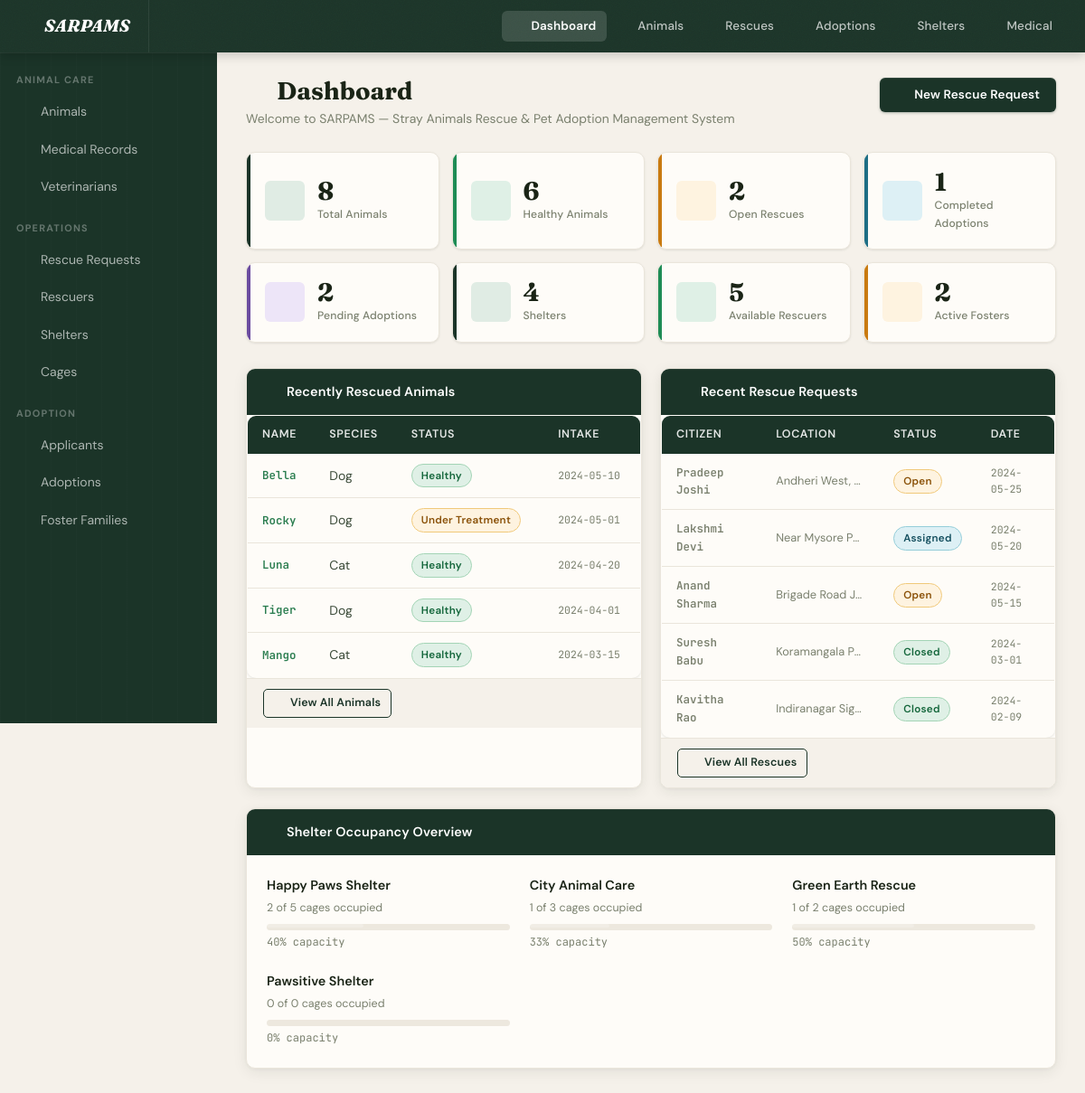
The page / on the database its author committed.
### tables this page shows
CREATE TABLE IF NOT EXISTS ANIMAL (
    animal_id     INT AUTO_INCREMENT PRIMARY KEY,
    name          VARCHAR(60) NOT NULL,
    species       VARCHAR(40) NOT NULL,
    breed         VARCHAR(60),
    age_years     DECIMAL(4,1),
    sex           CHAR(1) CHECK (sex IN ('M','F','U')),
    colour        VARCHAR(60) NOT NULL,
    weight_kg     DECIMAL(5,2),
    microchip_no  VARCHAR(25) UNIQUE,
    intake_date   DATE NOT NULL,
    health_status VARCHAR(20) DEFAULT 'Unknown',
    is_vaccinated BOOLEAN DEFAULT FALSE,
    is_neutered   BOOLEAN DEFAULT FALSE,
    cage_id       INT,
    created_at    TIMESTAMP DEFAULT CURRENT_TIMESTAMP,
    FOREIGN KEY (cage_id) REFERENCES CAGE(cage_id) ON DELETE SET NULL
);

CREATE TABLE IF NOT EXISTS RESCUE_REQUEST (
    request_id        INT AUTO_INCREMENT PRIMARY KEY,
    report_date       DATE NOT NULL,
    report_time       TIME NOT NULL,
    location_address  VARCHAR(200) NOT NULL,
    latitude          DECIMAL(9,6),
    longitude         DECIMAL(9,6),
    status            ENUM('Open','Assigned','Closed') NOT NULL DEFAULT 'Open',
    citizen_name      VARCHAR(100) NOT NULL,
    citizen_phone     VARCHAR(15) NOT NULL,
    rescuer_id        INT,
    animal_id         INT,
    created_at        TIMESTAMP DEFAULT CURRENT_TIMESTAMP,
    FOREIGN KEY (rescuer_id) REFERENCES RESCUER(rescuer_id) ON DELETE SET NULL,
    FOREIGN KEY (animal_id)  REFERENCES ANIMAL(animal_id)  ON DELETE SET NULL
);

### config/db.php (called while the page is built, shortened)
<?php
function getDB() {
    static $conn = null;
    if ($conn === null) {
        $conn = new mysqli(DB_HOST, DB_USER, DB_PASS, DB_NAME);
        $conn->set_charset('utf8mb4');
    }
    return $conn;
}
function query($sql) {
    $result = getDB()->query($sql);
    return $result;
}
function fetchAll($sql) {
    $result = query($sql);
    $rows = [];
    while ($row = $result->fetch_assoc()) $rows[] = $row;
    return $rows;
}
function fetchOne($sql) {
    $result = query($sql);
    return $result->fetch_assoc();
}

### index.php (the view, shortened to what this page needs)
<?php
require_once __DIR__ . '/config/db.php';
$stats = [
    'animals'       => fetchOne("SELECT COUNT(*) AS n FROM ANIMAL")['n'],
    'healthy'       => fetchOne("SELECT COUNT(*) AS n FROM ANIMAL WHERE health_status='Healthy'")['n'],
    'rescues_open'  => fetchOne("SELECT COUNT(*) AS n FROM RESCUE_REQUEST WHERE status='Open'")['n'],
    'adoptions'     => fetchOne("SELECT COUNT(*) AS n FROM ADOPTION WHERE status='Completed'")['n'],
    'pending_adopt' => fetchOne("SELECT COUNT(*) AS n FROM ADOPTION WHERE status='Pending'")['n'],
    'shelters'      => fetchOne("SELECT COUNT(*) AS n FROM SHELTER")['n'],
    'rescuers'      => fetchOne("SELECT COUNT(*) AS n FROM RESCUER WHERE is_available=1")['n'],
    'foster'        => fetchOne("SELECT COUNT(*) AS n FROM FOSTER_PLACEMENT WHERE actual_end IS NULL")['n'],
];
$recentAnimals    = fetchAll("SELECT animal_id,name,species,health_status,intake_date FROM ANIMAL ORDER BY intake_date DESC LIMIT 5");
$recentRescues    = fetchAll("SELECT request_id,citizen_name,location_address,status,report_date FROM RESCUE_REQUEST ORDER BY report_date DESC LIMIT 5");
$shelterOccupancy = fetchAll("SELECT s.shelter_name, s.capacity, COUNT(c.cage_id) AS total_cages, SUM(c.is_occupied) AS occupied FROM SHELTER s LEFT JOIN CAGE c ON s.shelter_id=c.shelter_id GROUP BY s.shelter_id LIMIT 4");
require_once __DIR__ . '/includes/header.php';
?>
<div class="page-header">
  <div>
    <div class="page-title"><i data-lucide="layout-dashboard"></i> Dashboard</div>
    <div class="page-subtitle">Welcome to SARPAMS — Stray Animals Rescue &amp; Pet Adoption Management System</div>
  </div>
  <a href="/sarpams/rescue_requests/create.php" class="btn btn-primary">
    <i data-lucide="plus"></i> New Rescue Request
  </a>
</div>
<div class="stats-grid">
  <div class="stat-card">
    <div class="stat-icon navy"><i data-lucide="dog"></i></div>
    <div class="stat-info"><h3><?= $stats['animals'] ?></h3><p>Total Animals</p></div>
  </div>
  <div class="stat-card">
    <div class="stat-icon green"><i data-lucide="heart-pulse"></i></div>
    <div class="stat-info"><h3><?= $stats['healthy'] ?></h3><p>Healthy Animals</p></div>
  </div>
  <div class="stat-card">
    <div class="stat-icon orange"><i data-lucide="siren"></i></div>
    <div class="stat-info"><h3><?= $stats['rescues_open'] ?></h3><p>Open Rescues</p></div>
  </div>
  <div class="stat-card">
    <div class="stat-icon sky"><i data-lucide="heart-handshake"></i></div>
    <div class="stat-info"><h3><?= $stats['adoptions'] ?></h3><p>Completed Adoptions</p></div>
  </div>
  <div class="stat-card">
    <div class="stat-icon purple"><i data-lucide="clock"></i></div>
    <div class="stat-info"><h3><?= $stats['pending_adopt'] ?></h3><p>Pending Adoptions</p></div>
  </div>
  <div class="stat-card">
    <div class="stat-icon navy"><i data-lucide="building-2"></i></div>
    <div class="stat-info"><h3><?= $stats['shelters'] ?></h3><p>Shelters</p></div>
  </div>
  <div class="stat-card">
    <div class="stat-icon green"><i data-lucide="shield-check"></i></div>
    <div class="stat-info"><h3><?= $stats['rescuers'] ?></h3><p>Available Rescuers</p></div>
  </div>
  <div class="stat-card">
    <div class="stat-icon orange"><i data-lucide="house-heart"></i></div>
    <div class="stat-info"><h3><?= $stats['foster'] ?></h3><p>Active Fosters</p></div>
  </div>
</div>
<div class="two-col-grid">
  <div class="card">
    <div class="card-header"><i data-lucide="paw-print"></i> Recently Rescued Animals</div>
    <div class="card-body p-0">
      <table>
        <thead>
          <tr><th>Name</th><th>Species</th><th>Status</th><th>Intake</th></tr>
        </thead>
        <tbody>
          <?php foreach ($recentAnimals as $a):
            $s = strtolower(str_replace(' ', '', $a['health_status']));
            $cls = ['healthy'=>'healthy','undertreatment'=>'treatment','adopted'=>'adopted','critical'=>'critical'][$s] ?? 'unknown';
          ?>
          <tr>
            <td><a href="/sarpams/animals/view.php?id=<?= $a['animal_id'] ?>" class="animal-link"><?= htmlspecialchars($a['name']) ?></a></td>
            <td><?= htmlspecialchars($a['species']) ?></td>
            <td><span class="badge badge-<?= $cls ?>"><?= htmlspecialchars($a['health_status']) ?></span></td>
            <td class="text-muted font-mono"><?= $a['intake_date'] ?></td>
          </tr>
          <?php endforeach; ?>
        </tbody>
      </table>
    </div>
    <div class="card-footer-link">
      <a href="/sarpams/animals/index.php" class="btn btn-sm btn-outline">
        <i data-lucide="arrow-right"></i> View All Animals
      </a>
    </div>
  </div>
  <div class="card">
    <div class="card-header"><i data-lucide="siren"></i> Recent Rescue Requests</div>
    <div class="card-body p-0">
      <table>
        <thead>
          <tr><th>Citizen</th><th>Location</th><th>Status</th><th>Date</th></tr>
        </thead>
        <tbody>
          <?php foreach ($recentRescues as $r): ?>
          <tr>
            <td style="font-weight:600"><?= htmlspecialchars($r['citizen_name']) ?></td>
            <td class="text-muted" style="max-width:130px;overflow:hidden;text-overflow:ellipsis;white-space:nowrap;font-size:.8rem">
              <?= htmlspecialchars($r['location_address']) ?>
            </td>
            <td><span class="badge badge-<?= strtolower($r['status']) ?>"><?= $r['status'] ?></span></td>
            <td class="text-muted font-mono"><?= $r['report_date'] ?></td>
          </tr>
          <?php endforeach; ?>
        </tbody>
      </table>
    </div>
    <div class="card-footer-link">
      <a href="/sarpams/rescue_requests/index.php" class="btn btn-sm btn-outline">
        <i data-lucide="arrow-right"></i> View All Rescues
      </a>
    </div>
  </div>
</div>
<div class="card mt-2">
  <div class="card-header"><i data-lucide="building-2"></i> Shelter Occupancy Overview</div>
  <div class="card-body">
    <div class="shelter-grid">
      <?php foreach ($shelterOccupancy as $sh):
        $pct   = $sh['total_cages'] > 0 ? round(($sh['occupied'] / $sh['total_cages']) * 100) : 0;
        $color = $pct > 80 ? 'var(--danger)' : ($pct > 60 ? 'var(--warning)' : 'var(--success)');
      ?>
      <div>
        <div class="shelter-stat-name"><?= htmlspecialchars($sh['shelter_name']) ?></div>
        <div class="shelter-stat-sub"><?= (int)$sh['occupied'] ?> of <?= (int)$sh['total_cages'] ?> cages occupied</div>
        <div class="progress-bar">
          <div class="progress-fill" style="width:<?= $pct ?>%;background:linear-gradient(90deg,<?= $color ?>,<?= $color ?>dd)"></div>
        </div>
        <div class="shelter-stat-pct"><?= $pct ?>% capacity</div>
      </div>
      <?php endforeach; ?>
    </div>
  </div>
</div>

### includes/header.php (shortened to what this page needs)
<?php
$currentPage = basename(dirname($_SERVER['PHP_SELF']));
$currentFile = basename($_SERVER['PHP_SELF']);
function isActive($section) {
    global $currentPage;
    return ($currentPage === $section) ? 'active' : '';
}
function isFilePage($file) {
    global $currentFile;
    return ($currentFile === $file) ? 'active' : '';
}
?>
<!DOCTYPE html>
<html lang="en">
<head>
<link rel="stylesheet" href="/sarpams/assets/css/style.css">
</head>
<body>
<nav class="navbar">
  <a class="navbar-brand" href="/sarpams/index.php">
    <i data-lucide="paw-print"></i> SARPAMS
  </a>
  <ul class="navbar-nav">
    <li><a href="/sarpams/index.php" class="<?= isFilePage('index.php') && $currentPage === 'sarpams' ? 'active' : '' ?>"><i data-lucide="layout-dashboard"></i> Dashboard</a></li>
    <li><a href="/sarpams/animals/index.php" class="<?= isActive('animals') ?>"><i data-lucide="dog"></i> Animals</a></li>
    <li><a href="/sarpams/rescue_requests/index.php" class="<?= isActive('rescue_requests') ?>"><i data-lucide="siren"></i> Rescues</a></li>
    <li><a href="/sarpams/adoptions/index.php" class="<?= isActive('adoptions') ?>"><i data-lucide="heart-handshake"></i> Adoptions</a></li>
    <li><a href="/sarpams/shelters/index.php" class="<?= isActive('shelters') ?>"><i data-lucide="building-2"></i> Shelters</a></li>
    <li><a href="/sarpams/medical_records/index.php" class="<?= isActive('medical_records') ?>"><i data-lucide="activity"></i> Medical</a></li>
  </ul>
</nav>
<div class="layout">
<aside class="sidebar">
  <div class="sidebar-section">Animal Care</div>
  <a href="/sarpams/animals/index.php" class="<?= isActive('animals') ?>">
    <i data-lucide="dog"></i><span class="nav-label"> Animals</span>
  </a>
  <a href="/sarpams/medical_records/index.php" class="<?= isActive('medical_records') ?>">
    <i data-lucide="clipboard-plus"></i><span class="nav-label"> Medical Records</span>
  </a>
  <a href="/sarpams/veterinarians/index.php" class="<?= isActive('veterinarians') ?>">
    <i data-lucide="stethoscope"></i><span class="nav-label"> Veterinarians</span>
  </a>
  <div class="sidebar-section">Operations</div>
  <a href="/sarpams/rescue_requests/index.php" class="<?= isActive('rescue_requests') ?>">
    <i data-lucide="siren"></i><span class="nav-label"> Rescue Requests</span>
  </a>
  <a href="/sarpams/rescuers/index.php" class="<?= isActive('rescuers') ?>">
    <i data-lucide="shield-check"></i><span class="nav-label"> Rescuers</span>
  </a>
  <a href="/sarpams/shelters/index.php" class="<?= isActive('shelters') ?>">
    <i data-lucide="building-2"></i><span class="nav-label"> Shelters</span>
  </a>
  <a href="/sarpams/cages/index.php" class="<?= isActive('cages') ?>">
    <i data-lucide="grid-3x3"></i><span class="nav-label"> Cages</span>
  </a>
  <div class="sidebar-section">Adoption</div>
  <a href="/sarpams/adoption_applicants/index.php" class="<?= isActive('adoption_applicants') ?>">
    <i data-lucide="users"></i><span class="nav-label"> Applicants</span>
  </a>
  <a href="/sarpams/adoptions/index.php" class="<?= isActive('adoptions') ?>">
    <i data-lucide="heart-handshake"></i><span class="nav-label"> Adoptions</span>
  </a>
  <a href="/sarpams/foster_families/index.php" class="<?= isActive('foster_families') ?>">
    <i data-lucide="house-heart"></i><span class="nav-label"> Foster Families</span>
  </a>
</aside>
<main class="main">

### rows shown on the page
animal: name "Bella", species "Dog", health_status "Healthy", intake_date "2024-05-10"
animal: name "Rocky", species "Dog", health_status "Under Treatment", intake_date "2024-05-01"
animal: name "Luna", species "Cat", health_status "Healthy", intake_date "2024-04-20"
animal: name "Tiger", species "Dog", health_status "Healthy", intake_date "2024-04-01"
animal: name "Mango", species "Cat", health_status "Healthy", intake_date "2024-03-15"
rescue_request: citizen_name "Pradeep Joshi", location_address "Andheri West,…", status "Open", report_date "2024-05-25"
rescue_request: citizen_name "Lakshmi Devi", location_address "Near Mysore P…", status "Assigned", report_date "2024-05-20"
rescue_request: citizen_name "Anand Sharma", location_address "Brigade Road J…", status "Open", report_date "2024-05-15"
rescue_request: citizen_name "Suresh Babu", location_address "Koramangala P…", status "Closed", report_date "2024-03-01"
rescue_request: citizen_name "Kavitha Rao", location_address "Indiranagar Sig…", status "Closed", report_date "2024-02-09"

### other values the page prints
$stats['animals'] "8"
$stats['healthy'] "6"
$stats['rescues_open'] "2"
$stats['adoptions'] "1"
$stats['pending_adopt'] "2"
$stats['shelters'] "4"
$stats['rescuers'] "5"
$stats['foster'] "2"
$sh['shelter_name'] "Happy Paws Shelter"
$sh['occupied'] "2"
$sh['total_cages'] "5"
$pct "40"
$sh['shelter_name'] "City Animal Care"
$sh['occupied'] "1"
$sh['total_cages'] "3"
